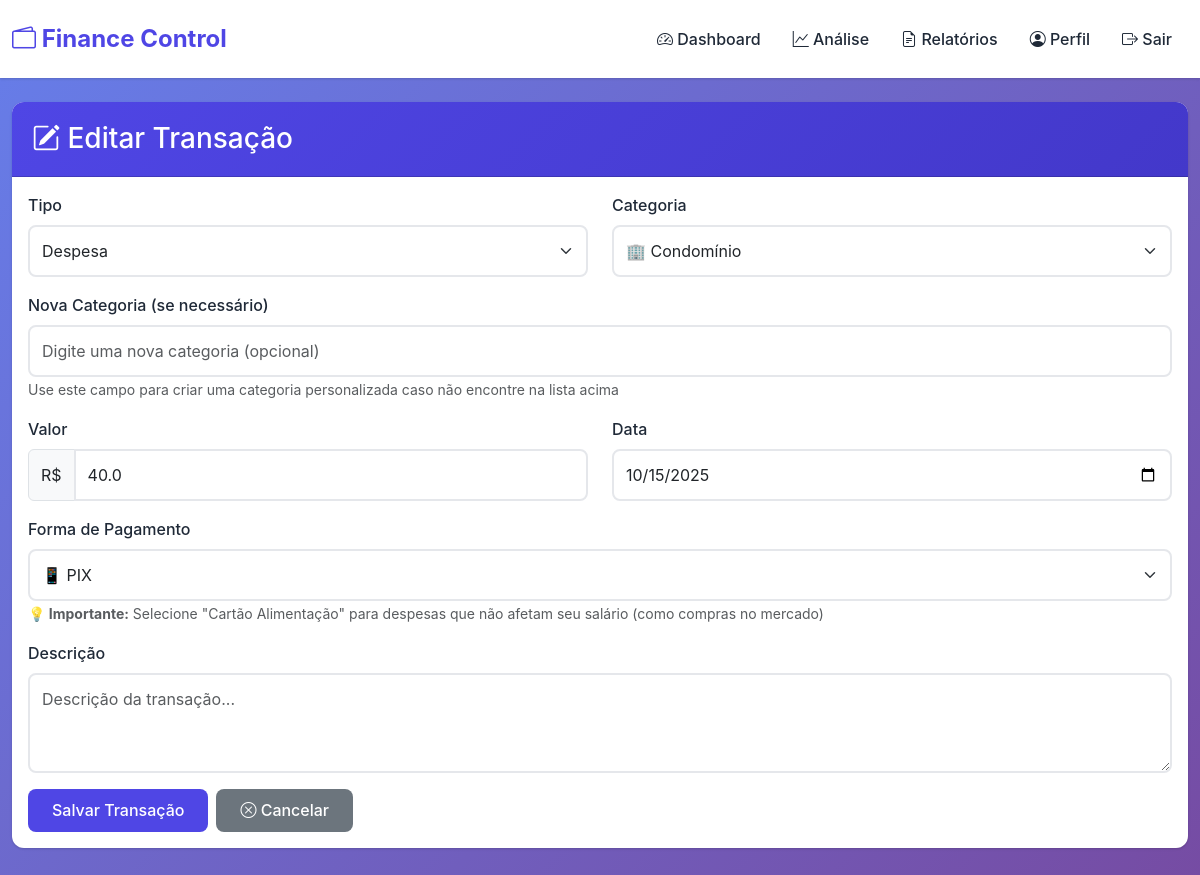
Page /transaction/edit/3 (signed in) on the committed database.
### app/models.py (models this page shows)
class Transaction(db.Model):
    id = db.Column(db.Integer, primary_key=True)
    user_id = db.Column(db.Integer, db.ForeignKey('user.id'))
    type = db.Column(db.String(10))
    category = db.Column(db.String(64))
    amount = db.Column(db.Float, nullable=False)
    date = db.Column(db.Date, nullable=False)
    description = db.Column(db.String(200))
    payment_method = db.Column(db.String(50))  # 'dinheiro', 'cartao_alimentacao', 'cartao_credito', 'debito', 'pix'
    created_at = db.Column(db.DateTime, default=datetime.utcnow)

### app/main/routes.py (the view, shortened to what this page needs)
@bp.route('/transaction/edit/<int:transaction_id>', methods=['GET', 'POST'])
@login_required
def edit_transaction(transaction_id):
    transaction = Transaction.query.get_or_404(transaction_id)
    if transaction.user_id != current_user.id:
        flash('Você não tem permissão para editar esta transação.', 'danger')
        return redirect(url_for('main.dashboard'))
    form = TransactionForm(obj=transaction)
    return render_template('edit_transaction.html', form=form, transaction=transaction)

### app/models.py (called while the page is built)
@login.user_loader
def load_user(id):
    return User.query.get(int(id))

### app/main/templates/main/edit_transaction.html (shortened to what this page needs)
{% extends 'base.html' %}
{% block content %}
<div class="card fade-in">
  <div class="card-header">
    <h3 class="mb-0"><i class="bi bi-pencil-square"></i> Editar Transação</h3>
  </div>
  <div class="card-body">
    <form method="post">
      <div class="row">
        <div class="col-md-6 mb-3">
          {{ form.type.label(class_='form-label') }}
          {{ form.type(class_='form-select') }}
        </div>
        <div class="col-md-6 mb-3">
          {{ form.category.label(class_='form-label') }}
          {{ form.category(class_='form-select') }}
        </div>
      </div>
      <div class="mb-3">
        {{ form.custom_category.label(class_='form-label') }}
        {{ form.custom_category(class_='form-control', placeholder='Digite uma nova categoria (opcional)') }}
        <small class="form-text text-muted">Use este campo para criar uma categoria personalizada caso não encontre na lista acima</small>
      </div>
      <div class="row">
        <div class="col-md-6 mb-3">
          {{ form.amount.label(class_='form-label') }}
          <div class="input-group">
            <span class="input-group-text">R$</span>
            {{ form.amount(class_='form-control', placeholder='0.00', step='0.01') }}
          </div>
        </div>
        <div class="col-md-6 mb-3">
          {{ form.date.label(class_='form-label') }}
          {{ form.date(class_='form-control') }}
        </div>
      </div>
      <div class="mb-3">
        {{ form.payment_method.label(class_='form-label') }}
        {{ form.payment_method(class_='form-select') }}
        <small class="form-text text-muted">
          <strong>💡 Importante:</strong> Selecione "Cartão Alimentação" para despesas que não afetam seu salário (como compras no mercado)
        </small>
      </div>
      <div class="mb-3">
        {{ form.description.label(class_='form-label') }}
        {{ form.description(class_='form-control', rows='3', placeholder='Descrição da transação...') }}
      </div>
      <div class="d-flex gap-2">
        {{ form.submit(class_='btn btn-primary') }}
        <a href="/dashboard" class="btn btn-secondary">
          <i class="bi bi-x-circle"></i> Cancelar
        </a>
      </div>
    </form>
  </div>
</div>
{% endblock %}

### app/static/css/custom.css (style rules this page uses)
:root { --primary-color: #4f46e5; --primary-dark: #4338ca; --success-color: #10b981; --danger-color: #ef4444; --warning-color: #f59e0b; --info-color: #3b82f6; --dark-color: #1f2937; --light-color: #f3f4f6; --border-radius: 12px; --shadow: 0 1px 3px 0 rgba(0, 0, 0, 0.1), 0 1px 2px 0 rgba(0, 0, 0, 0.06); --shadow-lg: 0 10px 15px -3px rgba(0, 0, 0, 0.1), 0 4px 6px -2px rgba(0, 0, 0, 0.05); }
* { margin: 0; padding: 0; box-sizing: border-box; }
body { font-family: 'Inter', -apple-system, BlinkMacSystemFont, 'Segoe UI', Roboto, sans-serif; background: linear-gradient(135deg, #667eea 0%, #764ba2 100%); min-height: 100vh; padding-bottom: 40px; color: var(--dark-color); }
.card { border: none; border-radius: var(--border-radius); box-shadow: var(--shadow); transition: all 0.3s ease; background: white; margin-bottom: 1.5rem; }
.card-header { background: linear-gradient(135deg, var(--primary-color), var(--primary-dark)); color: white; border-radius: var(--border-radius) var(--border-radius) 0 0 !important; padding: 1.25rem; font-weight: 600; }
.btn { border-radius: 8px; padding: 0.6rem 1.5rem; font-weight: 500; transition: all 0.3s ease; border: none; }
.btn-primary { background: var(--primary-color); color: white; }
.form-control, .form-select { border-radius: 8px; border: 2px solid #e5e7eb; padding: 0.75rem; transition: all 0.3s ease; }
.form-label { font-weight: 500; color: var(--dark-color); margin-bottom: 0.5rem; }
.fade-in { animation: fadeIn 0.5s ease-out; }

### rows in the picture
Transaction: type "Despesa", category "🏢 Condomínio", amount "40.0", date "10/15/2025", payment_method "📱 PIX"
